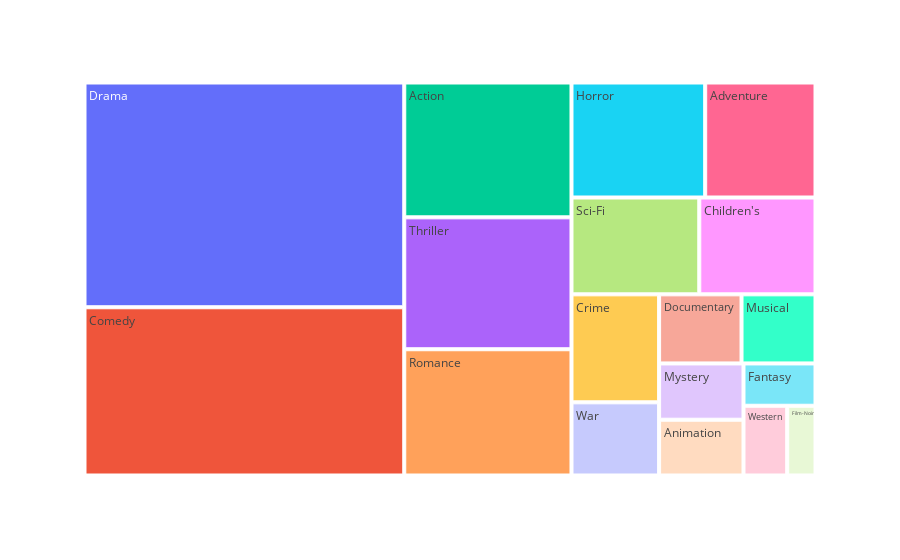

The code cell stored with this chart in its notebook:
### Code cell
fig = px.treemap(new_genres_count, path=["Genre"],values="Value") 
fig.show()

### Figure 1 — Plotly figure (JSON) as saved in the notebook; plotly's stock layout.template omitted (floating-point values rounded to 4 significant figures)
{"data": [{"branchvalues": "total", "domain": {"x": [0, 1], "y": [0, 1]}, "hovertemplate": "labels=%{label}<br>Value=%{value}<br>parent=%{parent}<br>id=%{id}<extra></extra>", "ids": ["Action", "Adventure", "Animation", "Children's", "Comedy", "Crime", "Documentary", "Drama", "Fantasy", "Film-Noir", "Horror", "Musical", "Mystery", "Romance", "Sci-Fi", "Thriller", "War", "Western"], "labels": ["Action", "Adventure", "Animation", "Children's", "Comedy", "Crime", "Documentary", "Drama", "Fantasy", "Film-Noir", "Horror", "Musical", "Mystery", "Romance", "Sci-Fi", "Thriller", "War", "Western"], "name": "", "parents": ["", "", "", "", "", "", "", "", "", "", "", "", "", "", "", "", "", ""], "type": "treemap", "values": [503, 283, 105, 251, 1200, 211, 127, 1603, 68, 44, 343, 114, 106, 471, 276, 492, 143, 68]}], "layout": {"legend": {"tracegroupgap": 0}, "margin": {"t": 60}}}
